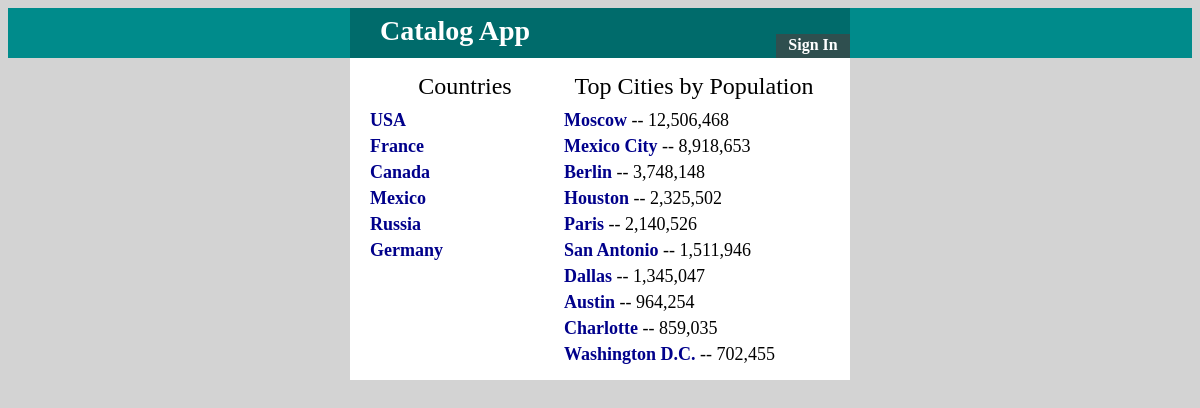
Screenshot of /countries with the database file from the repository.
### dbsetup.py (models this page shows, shortened)
class Country(Base):
    __tablename__ = 'countries'
    id = Column(Integer, primary_key=True)
    name = Column(String(32), nullable=False)
    user_id = Column(Integer, ForeignKey('user.id'))
    user = relationship(User)

class City(Base):
    __tablename__ = 'cities'
    id = Column(Integer, primary_key=True)
    name = Column(String(32), nullable=False)
    population = Column(Integer)
    description = Column(String)
    country_id = Column(Integer, ForeignKey('countries.id'))
    country = relationship(Country)
    user_id = Column(Integer, ForeignKey('user.id'))
    user = relationship(User)

### cities.py (the view)
@app.route('/')
@app.route('/countries')
def countriesMain():
    countries = session.query(Country)
    cities = session.query(City).order_by(desc('population')).limit(10)
    return render_template('countries.html', countries=countries,
                           cities=cities, format=format, loggedIn=loggedIn())

### cities.py (called while the page is built)
def loggedIn():
    return login_session.get('user_id')

### templates/countries.html (shortened to what this page needs)
<html>
<head>
<link rel=stylesheet type=text/css href="{{url_for('static', filename='style.css')}}">
</head>
<body>
<div class='header'>
<div class='container'>
  <div class='header-title'>
    Catalog App
  </div>
  <div class='login'>
    {% if loggedIn %}
      <a href="{{url_for('gdisconnect')}}">Sign Out</a>
    {% else %}
      <a href="{{url_for('showLogin')}}">Sign In</a>
    {% endif %}
  </div>
</div>
</div>
<div class='wrapper'>
  <div class='countries-bar'>
  <div class='countries-title'>Countries</div>
      {% if countries %}
        {% for country in countries %}
          <div class='country'>
            <a href="{{url_for('countryOne', country_id=country.id)}}">
              {{country.name}}</a>
          </div>
        {% endfor %}
      {% endif %}
  </div>
  <div class='top-cities'>
  <div class='top-cities-title'>Top Cities by Population</div>
    {% if cities %}
      {% for city in cities %}
        <div class='city'>
          <a href='{{url_for('cityOne', city_id=city.id)}}'>{{city.name}}</a> -- {{format(city.population, ',')}}
        </div>
      {% endfor %}
    {% endif %}
  </div>
</div>
</body>
</html>

### static/style.css (style rules this page uses)
html, body { margin 0; background-color: lightGray; font-family: "Georgia", serif; }
a { color: DarkBlue; font-weight: bold; text-decoration: none; }
.header { background-color: DarkCyan; width: 100%; height: 50px; }
.container { width: 500px; height: 50px; margin: auto; background-color: #006B6B; }
.header-title { float: left; font-weight: bold; font-size: 28px; color: White; padding: 7px 30px; }
.login { float: right; height: 20px; font-size: 16px; background-color: DarkSlateGray; width: 70px; margin: 26px 0px 0px 0px; padding: 2px; text-align: center; }
.login a { color: White; }
.wrapper { background-color: white; width: 460px; margin: auto; padding: 10px 20px; }
.countries-bar { display: inline-block; vertical-align: top; width: 190px; }
.countries-title, .top-cities-title { font-size: 24px; text-align: center; margin: 5px 0px 10px 0px }
.top-cities { display: inline-block; width: 260px; }
.country, .city { font-size: 18px; margin: 5px 0px; }

### rows the page displays
Country: name "USA"
Country: name "France"
Country: name "Canada"
Country: name "Mexico"
Country: name "Russia"
Country: name "Germany"
City: name "Moscow", population "12,506,468"
City: name "Mexico City", population "8,918,653"
City: name "Berlin", population "3,748,148"
City: name "Houston", population "2,325,502"
City: name "Paris", population "2,140,526"
City: name "San Antonio", population "1,511,946"
City: name "Dallas", population "1,345,047"
City: name "Austin", population "964,254"
City: name "Charlotte", population "859,035"
City: name "Washington D.C.", population "702,455"
